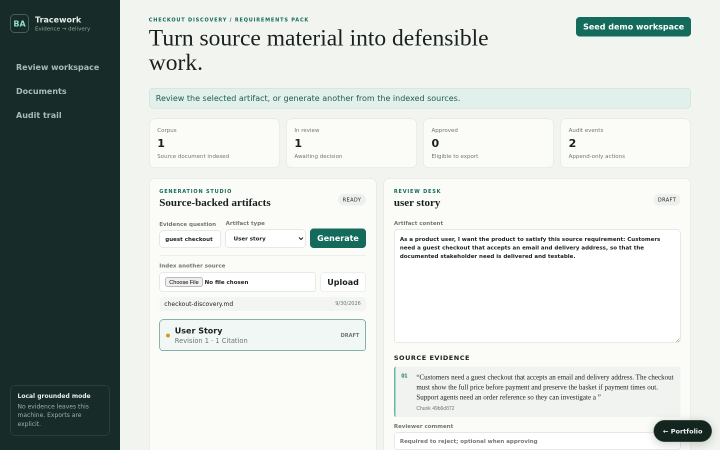
#> input picture projects/agentic-ba-automation-platform/docs/screenshot.png, 1440 x 900 px, found by its file name (shown at 1/2 size)
$ python build_data.py
#> lines starting #> are read from the running program, lines starting #| are printed output that depends on the picture
### hub/catalog.py
"""Editorial project metadata. Capabilities describe the actual local implementations."""

PROFILE = {
    "name": "Sanan Shahverdi",
    "role": "Full-stack & backend engineer",
    "email": "shahverdi.senan@gmail.com",
    "github": "https://github.com/SananShahverdi",
    "intro": "I build interfaces that make complex systems useful — from the first request to the evidence behind the result.",
}


def project(slug, title, category, summary, problem, approach, highlights, stack, *, featured=False, mode="Local demo", module=None):
    return dict(slug=slug, title=title, category=category, summary=summary, problem=problem,
                approach=approach, highlights=highlights, stack=stack, featured=featured,
                mode=mode, module=module or slug.replace("-", "_"),
                demo_url=f"/demos/{slug}/", api_url=f"/api/projects/{slug}",
                docs_url=f"/api/projects/{slug}/docs")


PROJECTS = [
    project("compliance-aware-rag-knowledge-base", "Vaultline", "AI & knowledge",
            "A knowledge base that can show its sources — and knows when to stay quiet.",
            "Retrieval can expose information a user should never have seen. An answer also needs evidence, not just confidence.",
            "Apply document access rules before hybrid retrieval, then return exact cited passages or abstain. Keep lifecycle changes and answer feedback auditable.",
            ["Permission checks before retrieval", "Exact citations and explicit abstention", "Document governance and evaluation"],
            ["Python", "FastAPI", "React", "Hybrid search"], featured=True, mode="Extractive search · demo identities"),
    project("multitask-ppo-lab", "Multi-Task PPO Lab", "AI & knowledge",
            "One neural network learns two different jobs, and you can watch it play.",
            "Reinforcement-learning demos often hide whether the agent learned anything: there is no baseline, no held-out test, and no way to watch it act.",
            "Implement PPO with GAE from scratch in PyTorch, train one shared network with task-specific heads on navigation and key-and-door gridworlds, and score it on unseen layouts against random and optimal (breadth-first search) play.",
            ["PPO, GAE, and clipping written from scratch", "Shared trunk with per-task policy and value heads", "Held-out evaluation against random and optimal baselines"],
            ["Python", "PyTorch", "FastAPI", "JavaScript"], featured=True, mode="Pretrained CPU policy · live replays"),
    project("autonomous-data-quality-observatory", "Orbit", "Data & analytics",
            "Catch a changing dataset before it becomes a broken decision.",
            "Missing values, duplicates, and schema changes can quietly undermine downstream analytics.",
            "Profile actual sample data, compare it with a baseline, evaluate quality rules, and turn repeated failures into deduplicated incidents.",
            ["Column profiles and baseline drift", "Seven rule families", "Incident ownership and resolution"],
            ["Python", "FastAPI", "React", "Data profiling"]),
    project("delivery-desk", "Delivery Desk", "Product engineering",
            "A focused delivery board with a history behind every change.",
            "A shared task board needs more than colored cards: changes must persist and stale edits must not overwrite someone else's work.",
            "Store tasks and their activity in SQLite, validate state changes on the server, and use version checks to reject conflicting edits.",
            ["Create, edit, and move work", "Filters, priorities, and due dates", "Persistent task and activity history"],
            ["Python", "FastAPI", "JavaScript", "SQLite"], featured=True, mode="Persistent local application"),
    project("stockroom-inventory", "Stockroom", "Product engineering",
            "Every item accounted for. Every stock movement explained.",
            "An inventory count is only trustworthy when receiving and dispatching stock cannot create impossible balances.",
            "Record stock movements transactionally, reject dispatches beyond available stock, and make replenishment needs visible in a searchable ledger.",
            ["Inventory catalog and low-stock view", "Transactional receiving and dispatch", "Searchable movement history"],
            ["Python", "FastAPI", "JavaScript", "SQLite"], mode="Persistent local application"),
    project("agentic-ba-automation-platform", "Tracework", "AI & knowledge",
            "Turn stakeholder evidence into reviewable requirements and approved work.",
            "Requirements lose context when stakeholder documents become disconnected tickets.",
            "Ingest evidence, generate six source-cited artifact types, and require explicit review before local export.",
            ["Source-cited artifacts", "Edit, reject, and approve workflow", "Approved artifact export"],
            ["Python", "FastAPI", "React", "Document parsing"], mode="Deterministic artifact generation"),
    project("local-ai-inference-gateway-llmops-console", "Inference Gateway", "AI & knowledge",
            "Inspect routing, quotas, and provider failures from one console.",
            "A model API needs accountable routing and failure handling, especially when providers become unavailable.",
            "Route compatible API requests through provider adapters, record each attempt, and manage keys, quotas, and prompt versions.",
            ["Provider routing and fallback evidence", "API keys, quotas, and prompt versions", "Offline provider for credential-free trials"],
            ["Python", "FastAPI", "React", "Provider adapters"], mode="Offline provider by default"),
    project("self-healing-public-data-intelligence-pipeline", "Sourcewell", "Data & analytics",
            "Find extraction failures, replay a repair, and approve the change.",
            "A small source-page change can silently corrupt a data pipeline.",
            "Extract bounded fixture data, validate and quarantine records, detect DOM drift, and replay repair proposals before activation.",
            ["Typed extraction and quarantine", "DOM drift detection", "Human-approved recipe repair"],
            ["Python", "FastAPI", "React", "HTML parsing"], mode="Local fixtures available"),
    project("real-time-fraud-risk-stream-analytics", "Riskstream", "Data & analytics",
            "Follow a suspicious event from its signals to an analyst decision.",
            "A risk score is hard to act on without the contributing events and a consistent review workflow.",
            "Compute event-time features, track late and duplicate events, explain rule-based scores, and export reviewed feedback.",
            ["Bounded event-time windows", "Explainable score contributions", "Conflict-safe analyst decisions"],
            ["Python", "FastAPI", "React", "Stream processing"], mode="Synthetic events · rule-based scoring"),
    project("process-mining-workflow-automation-analyzer", "FlowLens", "Data & analytics",
            "Turn an event log into a map of bottlenecks and repeat work.",
            "Business processes are difficult to improve when their delays are hidden across individual records.",
            "Import event logs and calculate process variants, transitions, wait times, SLA breaches, and grounded automation opportunities.",
            ["JSON, CSV, and safe XML import", "Variants, delays, and rework", "Evidence-backed recommendations"],
            ["Python", "FastAPI", "React", "Process mining"]),
    project("quant-research-lab", "Quant Research Lab", "Data & analytics",
            "Test a market idea against a random walk before trusting it.",
            "Price forecasts and trading signals often look impressive only because the backtest leaked future data or ignored costs.",
            "Build point-in-time features, score models walk-forward against a random walk with Diebold-Mariano tests, backtest a signal with next-bar entry and costs, and measure tail risk with VaR and GARCH.",
            ["Leak-free walk-forward evaluation", "Cost-aware signal backtest vs buy and hold", "VaR, expected shortfall, GARCH, and Hurst"],
            ["Python", "FastAPI", "JavaScript", "scikit-learn"], featured=True, mode="Bundled AAPL and BTC data · CSV upload"),
    project("aiops-incident-assistant-human-approval", "OpsPilot", "Platform & security",
            "Investigate an incident and keep people in control of the response.",
            "An automated remediation can become another incident if its scope and approval are unclear.",
            "Create an evidence-grounded plan from repeatable telemetry, enforce action policies, and require decisions before catalogued local actions.",
            ["Repeatable incident scenarios", "Policy-gated human approvals", "Post-incident evidence export"],
            ["Python", "FastAPI", "React", "Policy engine"], mode="Simulated telemetry · local actions"),
    project("ai-code-review-test-gatekeeper", "Gatehouse", "Platform & security",
            "Make code-review decisions reproducible and inspectable.",
            "A review gate needs consistent rules and traceable findings to be useful to developers.",
            "Parse submitted diffs, normalize findings, evaluate severity and test policies, and retain recurring-risk evidence.",
            ["Unified diff analysis", "Severity and coverage policies", "Deduplicated delivery handling"],
            ["Python", "FastAPI", "React", "Static rules"], mode="Local diff review"),
    project("internal-developer-portal-golden-paths", "Pathfinder", "Platform & security",
            "Take a service from a governed template to a working starter.",
            "Teams repeat the same setup work while ownership and dependencies become scattered.",
            "Render deterministic service archives with checksums, tests, and CI configuration, backed by a catalog and versioned templates.",
            ["Downloadable service ZIPs", "Template version governance", "Ownership and dependency catalog"],
            ["Python", "FastAPI", "React", "Template rendering"]),
    project("ai-security-playground-llm-applications", "AgentShield Lab", "Platform & security",
            "Compare vulnerable and guarded application behavior side by side.",
            "AI security claims are easier to assess when the inputs, policies, and resulting behavior are visible.",
            "Run six threat scenarios in a confined synthetic sandbox, compare traces, and export the assessment.",
            ["Six confined threat scenarios", "Vulnerable and hardened comparison", "Policy traces and assessment exports"],
            ["Python", "FastAPI", "React", "Policy testing"], mode="Synthetic security sandbox"),
    project("post-quantum-crypto-migration-scanner", "Quantum Ledger", "Platform & security",
            "Find cryptographic usage and make migration work reviewable.",
            "Cryptographic migration starts with knowing what algorithms are actually in use and where.",
            "Scan bounded source and configuration inputs, preserve finding evidence, and rank migration work with explicit observation provenance.",
            ["Source and configuration inventory", "Evidence-backed risk ranking", "Migration report export"],
            ["Python", "FastAPI", "React", "Pattern analysis"], mode="Bounded local analysis"),
    project("edge-wasm-plugin-runtime-data-network-rules", "EdgeForge", "Platform & security",
            "Validate, version, and roll back small execution rules.",
            "A plugin platform needs artifact validation and safe lifecycle controls before it can trust an uploaded rule.",
            "Validate real Wasm structure, quarantine versions, gate canaries, and enforce compare-and-set activation and rollback.",
            ["Wasm artifact validation", "Canary gates and quarantine", "Versioned activation and rollback"],
            ["Python", "FastAPI", "React", "WebAssembly"], mode="Local adapter · optional Wasmtime", module="edge_wasm_plugin_runtime"),
    project("network-digital-twin-rl-routing-optimizer", "RouteLab", "Network systems",
            "Train a routing policy and see what happens when a link fails.",
            "Routing experiments need repeatable conditions and fair baseline comparisons.",
            "Simulate a directed network, train tabular Q-learning, compare deterministic baselines, and replay failures with experiment evidence.",
            ["Interactive directed topology", "Actual tabular Q-learning", "Failure replay and baseline comparison"],
            ["Python", "FastAPI", "React", "Q-learning"], mode="Network simulation"),
    project("smart-network-capacity-planner", "Capacity Pilot", "Network systems",
            "Explore tomorrow's link saturation before buying more capacity.",
            "Upgrade decisions need demand forecasts and a way to compare alternatives within a budget.",
            "Fit explainable trends to telemetry, quantify uncertainty, rank actions, and save what-if scenarios for comparison.",
            ["Trend forecasts with uncertainty", "Budget-aware action ranking", "Saved scenarios and weekly reports"],
            ["Python", "FastAPI", "React", "Time-series analysis"], mode="Synthetic telemetry available"),
]

BY_SLUG = {item["slug"]: item for item in PROJECTS}

### projects/multitask-ppo-lab/src/multitask_ppo_lab/services/lab_service.py
"""Loads the trained agent and serves learning curves, evaluation, and replayable episodes."""

from __future__ import annotations

import json
from pathlib import Path

import numpy as np
import torch

from multitask_ppo_lab.algorithms.envs import ACTION_NAMES, TASKS
from multitask_ppo_lab.algorithms.envs import oracle_action
from multitask_ppo_lab.algorithms.evaluation import EVAL_SEED_OFFSET, policy_action, run_episode
from multitask_ppo_lab.algorithms.network import MultiTaskActorCritic

ARTIFACTS = Path(__file__).resolve().parents[3] / "artifacts"


class NotReady(RuntimeError):
    """No trained checkpoint is available yet."""


# [10 lines left out: function frame_to_rows, not called in this run]


class LabService:
    def __init__(self, artifacts: Path = ARTIFACTS) -> None:
        self.artifacts = artifacts
        self.model: MultiTaskActorCritic | None = None
        self.training: dict = {}
        path = artifacts / "policy.pt"
        if path.exists():
            checkpoint = torch.load(path, map_location="cpu", weights_only=True)
            self.model = MultiTaskActorCritic(**checkpoint["model"])
            self.model.load_state_dict(checkpoint["state_dict"])
            self.model.eval()
            self.training = checkpoint["training"]

    @property
    def ready(self) -> bool:
        return self.model is not None

    def _require(self) -> MultiTaskActorCritic:
        if self.model is None:
            raise NotReady("No trained policy found. Run: python -m multitask_ppo_lab.cli train --out artifacts")
        return self.model

    def summary(self) -> dict:
        self._require()
        history = json.loads((self.artifacts / "history.json").read_text()) if (self.artifacts / "history.json").exists() else []
        evaluation = json.loads((self.artifacts / "evaluation.json").read_text()) if (self.artifacts / "evaluation.json").exists() else []
        curves = {task: [{"update": h["update"], "env_steps": h["env_steps"], "success_rate": h["per_task"][task]["success_rate"],
                          "mean_return": h["per_task"][task]["mean_return"], "entropy": h["per_task"][task]["entropy"]}
                         for h in history] for task in self.model.tasks}
        return {
            "training": self.training,
            "parameters": sum(p.numel() for p in self.model.parameters()),
            "tasks": {task: {"actions": list(ACTION_NAMES[task])} for task in self.model.tasks},
            "curves": curves,
            "evaluation": evaluation,
            "training_seconds": history[-1]["seconds"] if history else None,
            "env_steps": history[-1]["env_steps"] if history else None,
        }

    # [23 lines left out: function episode, not called in this run]

### site/build_data.py
"""Generate the showcase site's data and images from the real projects.

    python3 site/build_data.py      # from the repository root

Writes site/data/*.json (project catalog, PPO replays, quant and NeuroFlow
results) and site/assets/ (compressed screenshots and the CV PDF), so every
number and replay on the site comes from the code in this repository.
"""

from __future__ import annotations

import csv
import json
import shutil
import sys
from pathlib import Path

from PIL import Image

ROOT = Path(__file__).resolve().parents[1]
SITE = ROOT / "site"
DATA = SITE / "data"
SHOTS = SITE / "assets" / "shots"
STANDALONE = ROOT / "standalone"

sys.path.insert(0, str(ROOT))
from hub.catalog import PROFILE, PROJECTS  # noqa: E402

STANDALONE_PROJECTS = [
    {
        "slug": "neuroflow", "title": "NeuroFlow", "category": "Research",
        "summary": "When does a router that learns from delay beat shortest paths?",
        "problem": "Static shortest-path routing collapses once its busiest node saturates, while load-sensitive routing is known to oscillate.",
        "approach": "A discrete-event simulator of single-server queues, verified against M/M/1 and M/D/1 theory, compares shortest-path, load-aware distance-vector, and Q-routing across load.",
        "highlights": ["Simulator matches queueing theory within 5%", "Q-routing stays usable at 130% overload", "Distance-vector oscillation reproduced"],
        "stack": ["Python", "NumPy", "Discrete-event simulation", "Q-learning"], "path": "standalone/neuroflow",
    },
    {
        "slug": "asp-1", "title": "ASP-1", "category": "Research",
        "summary": "A power-starved deep-space probe that decides for itself when to navigate and what to send home.",
        "problem": "At 100 AU a probe wakes for two hours every 16.7 days. Each window must be split between navigation fixes and science, and the downlink cannot carry everything.",
        "approach": "A two-year mission simulator: a statistically consistent 9-state Kalman filter decides when pulsar fixes are worth their cost, a bigram model arithmetic-codes routine telemetry and flags surprises, and an eigenaxis controller slews with reaction wheels.",
        "highlights": ["Uncertainty-triggered navigation versus fixed schedules", "Lossless, model-coded downlink that flags every anomaly", "Kalman filter checked with NEES over 120 runs"],
        "stack": ["Python", "NumPy", "Kalman filtering", "Arithmetic coding"], "path": "standalone/asp-1",
    },
    {
        "slug": "mit-ocw-smart-scraper", "title": "MIT OCW Smart Scraper", "category": "Tools & web",
        "summary": "Turn an entire MIT OpenCourseWare course into one organized, searchable archive.",
        "problem": "Course material is spread across dozens of pages, videos, captions, and PDFs that are tedious to collect.",
        "approach": "Discovers courses (with a Selenium fallback for JavaScript pages), follows every section and video gallery, downloads within size limits, and merges everything into one PDF with a table of contents.",
        "highlights": ["1,110-page merged PDF from a live course", "Captions and transcripts included", "Polite rate limiting and retries"],
        "stack": ["Python", "Selenium", "BeautifulSoup", "PDF tooling"], "path": "standalone/mit-ocw-smart-scraper",
    },
    {
        "slug": "effekt-website", "title": "Effekt website", "category": "Tools & web",
        "summary": "A multilingual portfolio for bath, sauna, and pool work, introduced by interactive water.",
        "problem": "A visual business needed a fast site in three languages whose long Azerbaijani words never break badly.",
        "approach": "React and Three.js with a WebGL water introduction, responsive AVIF/WebP imagery, and syllable-based hyphenation for Azerbaijani and Russian headings.",
        "highlights": ["WebGL water introduction", "English, Azerbaijani, Russian", "Deployed on Cloudflare Workers"],
        "stack": ["React", "TypeScript", "Three.js", "Vite"], "path": "standalone/effekt-website",
    },
]


def save_shot(source: Path, slug: str) -> str | None:
#> called with slug = 'compliance-aware-rag-knowledge-base'
    if not source.exists():
        return None
    SHOTS.mkdir(parents=True, exist_ok=True)
    image = Image.open(source).convert("RGB")
#> image is the input picture: PIL image 1440x900 RGB; mean R, G, B 202.3, 208.5, 204.8
    image.thumbnail((1280, 800))
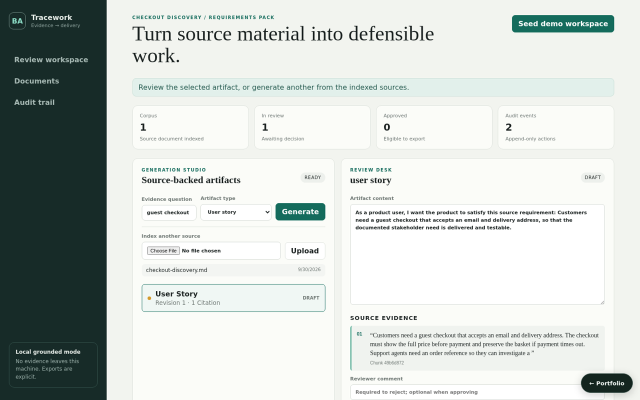
#> image: PIL image 1280x800 RGB (shown at 1/2 size); mean R, G, B 202.2, 208.4, 204.7
#> (the rest of the program and of its run is left out)
